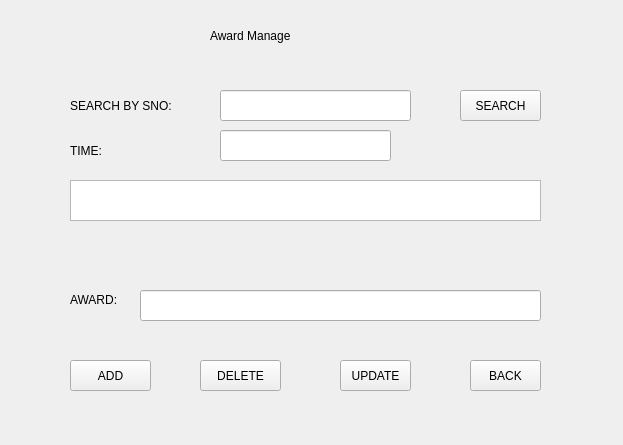
<?xml version="1.0" encoding="UTF-8"?>
<ui version="4.0">
 <class>awardmanage</class>
 <widget class="QWidget" name="awardmanage">
  <property name="geometry">
   <rect>
    <x>0</x>
    <y>0</y>
    <width>623</width>
    <height>445</height>
   </rect>
  </property>
  <property name="windowTitle">
   <string>Form</string>
  </property>
  <widget class="QLabel" name="label">
   <property name="geometry">
    <rect>
     <x>210</x>
     <y>20</y>
     <width>251</width>
     <height>31</height>
    </rect>
   </property>
   <property name="styleSheet">
    <string notr="true">font: 20pt &quot;Arial&quot;;</string>
   </property>
   <property name="text">
    <string>Award Manage</string>
   </property>
  </widget>
  <widget class="QLabel" name="label_2">
   <property name="geometry">
    <rect>
     <x>70</x>
     <y>90</y>
     <width>141</width>
     <height>31</height>
    </rect>
   </property>
   <property name="text">
    <string>SEARCH BY SNO:</string>
   </property>
  </widget>
  <widget class="QPushButton" name="award_querypushButton">
   <property name="geometry">
    <rect>
     <x>460</x>
     <y>90</y>
     <width>81</width>
     <height>31</height>
    </rect>
   </property>
   <property name="text">
    <string>SEARCH</string>
   </property>
  </widget>
  <widget class="QLineEdit" name="award_inputIDlineEdit">
   <property name="geometry">
    <rect>
     <x>220</x>
     <y>90</y>
     <width>191</width>
     <height>31</height>
    </rect>
   </property>
  </widget>
  <widget class="QLabel" name="label_7">
   <property name="geometry">
    <rect>
     <x>70</x>
     <y>140</y>
     <width>51</width>
     <height>21</height>
    </rect>
   </property>
   <property name="text">
    <string>TIME:</string>
   </property>
  </widget>
  <widget class="QLabel" name="label_8">
   <property name="geometry">
    <rect>
     <x>70</x>
     <y>290</y>
     <width>61</width>
     <height>20</height>
    </rect>
   </property>
   <property name="text">
    <string>AWARD:</string>
   </property>
  </widget>
  <widget class="QLineEdit" name="timelineEdit">
   <property name="geometry">
    <rect>
     <x>220</x>
     <y>130</y>
     <width>171</width>
     <height>31</height>
    </rect>
   </property>
  </widget>
  <widget class="QLineEdit" name="awardlineEdit">
   <property name="geometry">
    <rect>
     <x>140</x>
     <y>290</y>
     <width>401</width>
     <height>31</height>
    </rect>
   </property>
  </widget>
  <widget class="QPushButton" name="award_addpushButton">
   <property name="geometry">
    <rect>
     <x>70</x>
     <y>360</y>
     <width>81</width>
     <height>31</height>
    </rect>
   </property>
   <property name="text">
    <string>ADD</string>
   </property>
  </widget>
  <widget class="QPushButton" name="award_deletepushButton">
   <property name="geometry">
    <rect>
     <x>200</x>
     <y>360</y>
     <width>81</width>
     <height>31</height>
    </rect>
   </property>
   <property name="text">
    <string>DELETE</string>
   </property>
  </widget>
  <widget class="QPushButton" name="award_updatepushButton">
   <property name="geometry">
    <rect>
     <x>340</x>
     <y>360</y>
     <width>71</width>
     <height>31</height>
    </rect>
   </property>
   <property name="text">
    <string>UPDATE</string>
   </property>
  </widget>
  <widget class="QPushButton" name="award_backpushButton">
   <property name="geometry">
    <rect>
     <x>470</x>
     <y>360</y>
     <width>71</width>
     <height>31</height>
    </rect>
   </property>
   <property name="text">
    <string>BACK</string>
   </property>
  </widget>
  <widget class="QTextEdit" name="textEdit">
   <property name="geometry">
    <rect>
     <x>70</x>
     <y>180</y>
     <width>471</width>
     <height>41</height>
    </rect>
   </property>
  </widget>
 </widget>
 <resources/>
 <connections/>
</ui>
